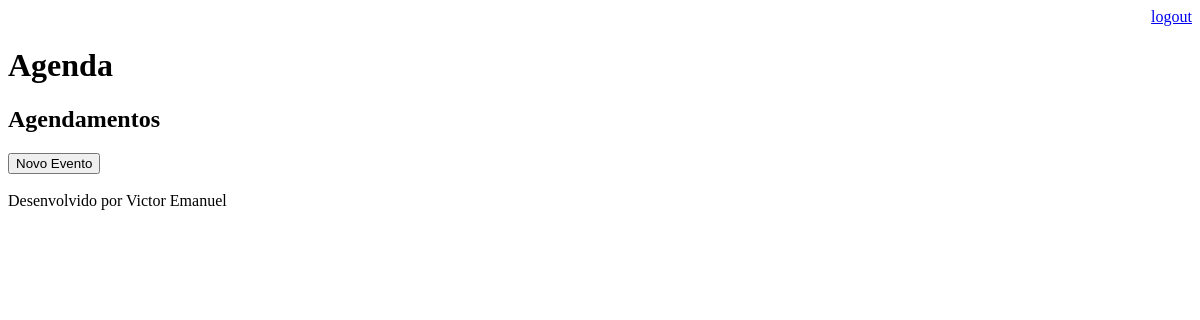
The app's page /agenda/historico/ (signed in), older data.
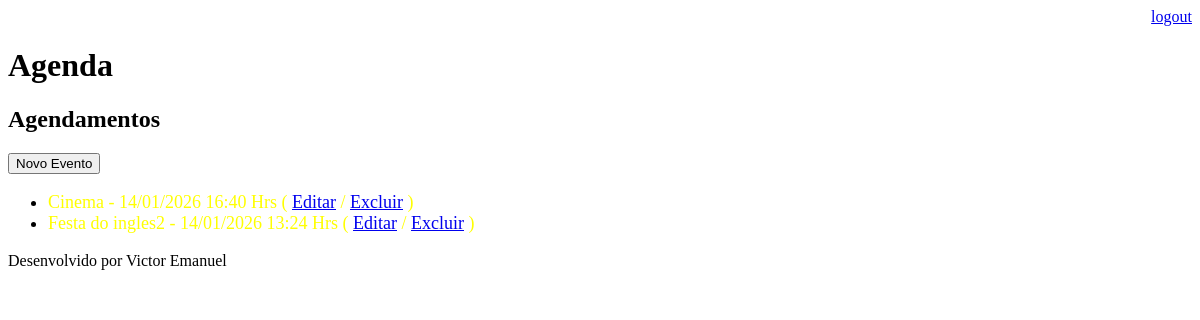
The same page, newer data.
### core/models.py (models this page shows, shortened)
class Evento(models.Model):
    titulo = models.CharField(max_length=100)
    descricao = models.TextField(blank=True, null=True)
    data_evento = models.DateTimeField(verbose_name='data do evento')
    data_criacao = models.DateTimeField(auto_now=True)
    usuario = models.ForeignKey(User,on_delete=models.CASCADE)
    local = models.TextField(blank=True, null=True)
    class Meta:
        db_table = 'evento'
    def get_data_evento(self):
        return self.data_evento.strftime('%d/%m/%Y %H:%M Hrs')
    def get_evento_atrasado(self):
        if self.data_evento < datetime.now():
            return True
        else:
            return False
    def get_evento_proximo(self):
        if self.data_evento < datetime.now() + timedelta(hours=1):
            return True
        else:
            return False

### core/views.py (the view)
# urls.py: path('agenda/historico/', views.historico_eventos),
@login_required(login_url='/login/')
def historico_eventos(request):
    usuario = request.user
    data_atual = datetime.now()
    evento = Evento.objects.filter(usuario=usuario,
                                   data_evento__lt=data_atual)
    dados = {'eventos': evento}
    return render(request, 'core/agenda.html', dados)

### core/templates/core/agenda.html
{%  extends "core/model-page.html" %}
{% block content %}
    <h2>Agendamentos</h2>
    <a href="evento/">
        <button type="button">Novo Evento</button>
    </a>
    <ul style="font-size:18px">
    {% for evento in eventos %}
        <li>
            <div style={% if evento.get_evento_atrasado %}
                            "color:red"
                        {% endif %}>
            <div     style={% if evento.get_evento_proximo %}
                            "color:yellow"
                        {% endif %}>
            {{  evento.titulo }} - {{ evento.get_data_evento }}
            ( <a href="evento/?id={{ evento.id }}">Editar</a>
            / <a href="evento/delete/{{ evento.id }}/">Excluir</a> )
            </>
        </li>
    {% endfor %}
    </ul>
{% endblock %}

Row changes from the older to the newer data that the page shows:
now on this page (row edited): Evento: titulo "Cinema", get_data_evento "14/01/2026 16:40 Hrs"
now on this page (row edited): Evento: titulo "Festa do ingles2", get_data_evento "14/01/2026 13:24 Hrs"
